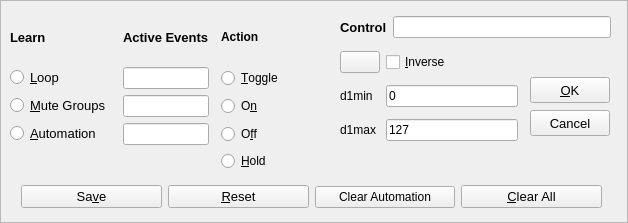
<?xml version="1.0" encoding="UTF-8"?>
<ui version="4.0">
 <class>qlearnframe</class>
 <widget class="QFrame" name="qlearnframe">
  <property name="geometry">
   <rect>
    <x>0</x>
    <y>0</y>
    <width>628</width>
    <height>223</height>
   </rect>
  </property>
  <property name="windowTitle">
   <string>MIDI Learn Manager</string>
  </property>
  <property name="frameShape">
   <enum>QFrame::StyledPanel</enum>
  </property>
  <widget class="QWidget" name="layoutWidget">
   <property name="geometry">
    <rect>
     <x>10</x>
     <y>13</y>
     <width>321</width>
     <height>158</height>
    </rect>
   </property>
   <layout class="QGridLayout" name="learn_grid_layout" columnstretch="2,1,3">
    <property name="horizontalSpacing">
     <number>12</number>
    </property>
    <item row="3" column="0">
     <widget class="QRadioButton" name="automation_button">
      <property name="font">
       <font>
        <pointsize>10</pointsize>
       </font>
      </property>
      <property name="toolTip">
       <string>If checked, map the incoming MIDI event
to the last GUI or keystroke element clicked.</string>
      </property>
      <property name="text">
       <string>&amp;Automation</string>
      </property>
     </widget>
    </item>
    <item row="1" column="1">
     <widget class="QLineEdit" name="loops_line_edit"/>
    </item>
    <item row="1" column="0">
     <widget class="QRadioButton" name="loops_button">
      <property name="font">
       <font>
        <pointsize>10</pointsize>
       </font>
      </property>
      <property name="toolTip">
       <string>If checked, auto-increment to the next pattern/loop
number when a control device button is clicked.</string>
      </property>
      <property name="text">
       <string>&amp;Loop</string>
      </property>
     </widget>
    </item>
    <item row="2" column="0">
     <widget class="QRadioButton" name="mutes_button">
      <property name="font">
       <font>
        <pointsize>10</pointsize>
       </font>
      </property>
      <property name="toolTip">
       <string>If checked, auto-increment to the next mute-group
number when a control device button is clicked.</string>
      </property>
      <property name="text">
       <string>&amp;Mute Groups</string>
      </property>
     </widget>
    </item>
    <item row="2" column="2">
     <widget class="QRadioButton" name="radio_action_on">
      <property name="toolTip">
       <string>All recorded actions will be &quot;on&quot; actions.</string>
      </property>
      <property name="text">
       <string>O&amp;n</string>
      </property>
     </widget>
    </item>
    <item row="0" column="2">
     <widget class="QLabel" name="label">
      <property name="font">
       <font>
        <bold>true</bold>
       </font>
      </property>
      <property name="text">
       <string>Action</string>
      </property>
     </widget>
    </item>
    <item row="3" column="1">
     <widget class="QLineEdit" name="automation_line_edit"/>
    </item>
    <item row="1" column="2">
     <widget class="QRadioButton" name="radio_action_toggle">
      <property name="toolTip">
       <string>All recorded actions will be &quot;toggle&quot; actions.</string>
      </property>
      <property name="text">
       <string>&amp;Toggle</string>
      </property>
     </widget>
    </item>
    <item row="0" column="0">
     <widget class="QLabel" name="learn_label">
      <property name="font">
       <font>
        <pointsize>10</pointsize>
        <bold>true</bold>
       </font>
      </property>
      <property name="text">
       <string>Learn</string>
      </property>
     </widget>
    </item>
    <item row="2" column="1">
     <widget class="QLineEdit" name="mutes_line_edit"/>
    </item>
    <item row="0" column="1">
     <widget class="QLabel" name="active_events_label">
      <property name="font">
       <font>
        <pointsize>10</pointsize>
        <bold>true</bold>
       </font>
      </property>
      <property name="text">
       <string>Active Events</string>
      </property>
     </widget>
    </item>
    <item row="3" column="2">
     <widget class="QRadioButton" name="radio_action_off">
      <property name="toolTip">
       <string>All recorded actions will be &quot;off&quot; actions.</string>
      </property>
      <property name="text">
       <string>O&amp;ff</string>
      </property>
     </widget>
    </item>
    <item row="4" column="2">
     <widget class="QRadioButton" name="radio_action_hold">
      <property name="toolTip">
       <string>A control pressed will be logged as an &quot;on&quot; action,
while the release will be logged as an &quot;off&quot; action.</string>
      </property>
      <property name="text">
       <string>&amp;Hold</string>
      </property>
     </widget>
    </item>
   </layout>
  </widget>
  <widget class="QWidget" name="layoutWidgetNextControl">
   <property name="geometry">
    <rect>
     <x>340</x>
     <y>10</y>
     <width>271</width>
     <height>34</height>
    </rect>
   </property>
   <layout class="QHBoxLayout" name="horizontalLayout">
    <item>
     <widget class="QLabel" name="current_logged_control_label">
      <property name="font">
       <font>
        <pointsize>10</pointsize>
        <bold>true</bold>
       </font>
      </property>
      <property name="text">
       <string>Control</string>
      </property>
     </widget>
    </item>
    <item>
     <widget class="QLineEdit" name="current_logged_control_line_edit"/>
    </item>
   </layout>
  </widget>
  <widget class="QWidget" name="layoutWidgetGrid">
   <property name="geometry">
    <rect>
     <x>340</x>
     <y>45</y>
     <width>178</width>
     <height>104</height>
    </rect>
   </property>
   <layout class="QGridLayout" name="gridLayout_2">
    <item row="0" column="0">
     <widget class="QPushButton" name="reserved_push_button">
      <property name="text">
       <string/>
      </property>
     </widget>
    </item>
    <item row="0" column="1">
     <widget class="QCheckBox" name="inverse_check_box">
      <property name="toolTip">
       <string>If checked, use the inverse feature of the
control. Generally not needed, though.</string>
      </property>
      <property name="text">
       <string>&amp;Inverse</string>
      </property>
     </widget>
    </item>
    <item row="1" column="0">
     <widget class="QLabel" name="label_2">
      <property name="text">
       <string>d1min</string>
      </property>
     </widget>
    </item>
    <item row="1" column="1">
     <widget class="QLineEdit" name="d1min_line_edit">
      <property name="text">
       <string>0</string>
      </property>
     </widget>
    </item>
    <item row="2" column="0">
     <widget class="QLabel" name="label_3">
      <property name="text">
       <string>d1max</string>
      </property>
     </widget>
    </item>
    <item row="2" column="1">
     <widget class="QLineEdit" name="d1max_line_edit">
      <property name="text">
       <string>127</string>
      </property>
     </widget>
    </item>
   </layout>
  </widget>
  <widget class="QPushButton" name="ok_push_button">
   <property name="geometry">
    <rect>
     <x>530</x>
     <y>77</y>
     <width>80</width>
     <height>26</height>
    </rect>
   </property>
   <property name="font">
    <font>
     <pointsize>10</pointsize>
    </font>
   </property>
   <property name="toolTip">
    <string>Accepts the changes, making them official,
and flags for the saving of the 'ctrl' file
at exit.</string>
   </property>
   <property name="text">
    <string>&amp;OK</string>
   </property>
  </widget>
  <widget class="QPushButton" name="cancel_push_button">
   <property name="geometry">
    <rect>
     <x>530</x>
     <y>110</y>
     <width>80</width>
     <height>26</height>
    </rect>
   </property>
   <property name="font">
    <font>
     <pointsize>10</pointsize>
    </font>
   </property>
   <property name="toolTip">
    <string>Exit without any saving changes made since the
last Save.</string>
   </property>
   <property name="text">
    <string>Cancel</string>
   </property>
  </widget>
  <widget class="QWidget" name="layoutWidgetButtons">
   <property name="geometry">
    <rect>
     <x>21</x>
     <y>180</y>
     <width>581</width>
     <height>34</height>
    </rect>
   </property>
   <layout class="QHBoxLayout" name="horizontalLayout_2">
    <item>
     <widget class="QPushButton" name="save_push_button">
      <property name="font">
       <font>
        <pointsize>10</pointsize>
       </font>
      </property>
      <property name="toolTip">
       <string>Copies the current MIDI control set
to the original/reset control set.</string>
      </property>
      <property name="text">
       <string>Sa&amp;ve</string>
      </property>
     </widget>
    </item>
    <item>
     <widget class="QPushButton" name="reset_push_button">
      <property name="font">
       <font>
        <pointsize>10</pointsize>
       </font>
      </property>
      <property name="toolTip">
       <string>Copy the original or saved control set to
the current control set. An &quot;undo&quot; function.</string>
      </property>
      <property name="text">
       <string>&amp;Reset</string>
      </property>
     </widget>
    </item>
    <item>
     <widget class="QPushButton" name="clear_push_button">
      <property name="text">
       <string>Clear Automation</string>
      </property>
     </widget>
    </item>
    <item>
     <widget class="QPushButton" name="clear_all_push_button">
      <property name="font">
       <font>
        <pointsize>10</pointsize>
        <bold>false</bold>
       </font>
      </property>
      <property name="toolTip">
       <string>Erase all events and substitute them with
blank MIDI control values.</string>
      </property>
      <property name="text">
       <string>&amp;Clear All</string>
      </property>
     </widget>
    </item>
   </layout>
  </widget>
 </widget>
 <resources/>
 <connections/>
</ui>
